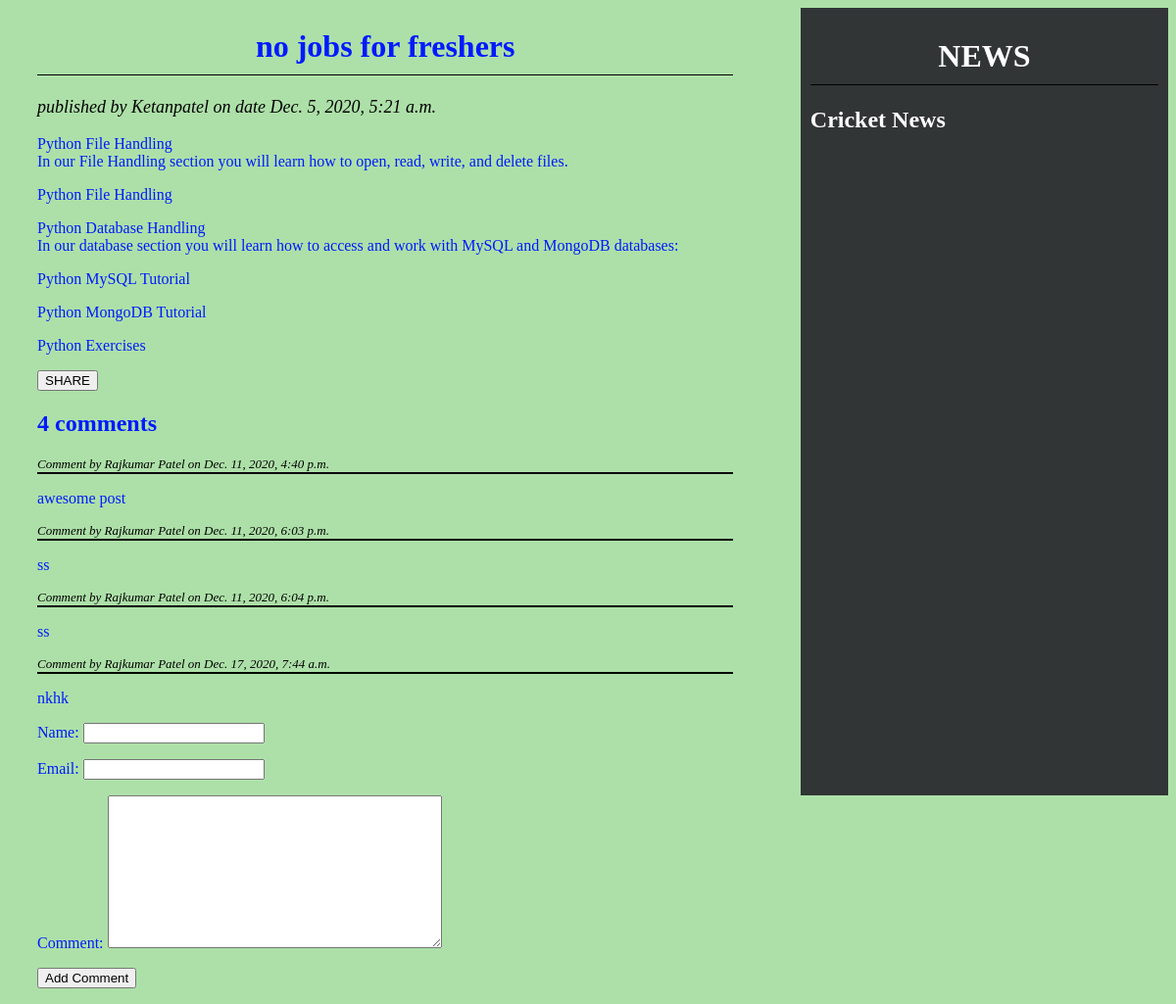
The page /2020/12/05/no-jobs-freshers/ on the database its author committed.
### blogapp/models.py (models this page shows, shortened)
class Post(models.Model):
    STATUS_CHOICES=(('draft','Draft'),('published','Published'))
    title=models.CharField(max_length=256)
    slug=models.SlugField(max_length=256,unique_for_date="publish")
    author=models.ForeignKey(User,related_name='blog_posts',on_delete=models.CASCADE)
    body=models.TextField()
    publish=models.DateTimeField(default=timezone.now)
    created=models.DateTimeField(auto_now_add=True)
    updated=models.DateTimeField(auto_now=True)
    status=models.CharField(max_length=10,choices=STATUS_CHOICES,default='draft')
    tags=TaggableManager()
    class Meta:
        ordering=('-publish',)

class Comment(models.Model):
    post=models.ForeignKey(Post,related_name='comments',on_delete=models.CASCADE)
    name=models.CharField(max_length=32)
    email=models.EmailField()
    comment=models.TextField()
    created=models.DateTimeField(auto_now_add=True)
    updated=models.DateTimeField(auto_now=True)
    active=models.BooleanField(default=True)
    class Meta:
        ordering=('created',)

### blogapp/views.py (the view)
# urls.py: url(r'^(?P<year>\d{4})/(?P<month>\d{2})/(?P<day>\d{2})/(?P<post>[-\w]+)/$', views.post_detail_view,name='post_detail'),
def post_detail_view(request,year,month,day,post):
    post=get_object_or_404(Post,slug=post,status='published', publish__year=year,publish__month=month, publish__day=day)
    comments=post.comments.filter(active=True)
    csubmit=False
    if request.method=='POST':
        form=Comment_form(request.POST)
        if form.is_valid():
            new_comment=form.save(commit=False)
            new_comment.post=post
            new_comment.save()
            csubmit=True
    else:
        form=Comment_form()
    return render(request,'blogapp/post_detail.html',{'post':post,'csubmit':csubmit,'form':form,'comments':comments})

### blogapp/forms.py
class Comment_form(forms.ModelForm):
    class Meta:
        model=Comment
        fields=('name','email','comment')

### templates/blogapp/post_detail.html (shortened to what this page needs)
{%extends 'blogapp/base.html'%}
{%block body_block%}
<h1>{{post.title}}</h1>
<p style="color:rgb(0, 0, 0); font-size:large "id="date">  published by {{post.author|title}} on date {{post.publish}}</p>
{{post.body|linebreaks}}
<button onclick="document.location='/{{post.id}}/share'">SHARE</button>
<h2>{{comments.count}} comment{{comments.count|pluralize}}</h2>
{%if comments%}
{%for comment in comments%}
<p style="color: rgb(0, 0, 0); font-size:small  " id="ch">Comment by {{comment.name}} on {{comment.created}}</p>
{{comment.comment|linebreaks}}
{%endfor%}
{%else%}
<p>There No Comments Yet</p>
<h3>you can submit your comment it is valuable for us</h3>
{%endif%}
{%if csubmit%}
<h2>Comment Added Successfully </h2>
{%else%}
<form method="POST">
{{form.as_p}}
<input type="submit" value="Add Comment">
</form>
{%endif%}
{%endblock%}

### static/css/blog.css (style rules this page uses)
h1 { text-align: center; border-bottom: 1px solid #000000; padding: 0 0 10px 0; }
#date { color:rgb(0, 0, 0); font-size:12px; font-style: italic; }
#ch { color:rgb(0, 0, 0); font-size:12px; font-style: italic; border-bottom : 2px solid rgb(0, 0, 0); }
body { background: #000000; color:#001aff; }

### rows shown on the page
Post: title "no jobs for freshers", author "Ketanpatel", publish "Dec. 5, 2020, 5:21 a.m.", body "Python File Handling In our File Handling section you will learn how to open, read, write, and delete files. Python File Handling Python Database Handling In our database section you will learn how to access and work with MySQL and MongoDB databases: Python MySQL Tutorial Python MongoDB Tutorial Python Exercises"
Comment: name "Rajkumar Patel", created "Dec. 11, 2020, 4:40 p.m.", comment "awesome post"
Comment: name "Rajkumar Patel", created "Dec. 11, 2020, 6:03 p.m.", comment "ss"
Comment: name "Rajkumar Patel", created "Dec. 11, 2020, 6:04 p.m.", comment "ss"
Comment: name "Rajkumar Patel", created "Dec. 17, 2020, 7:44 a.m.", comment "nkhk"

### other values the page prints
{{ comments.count }} "4"
